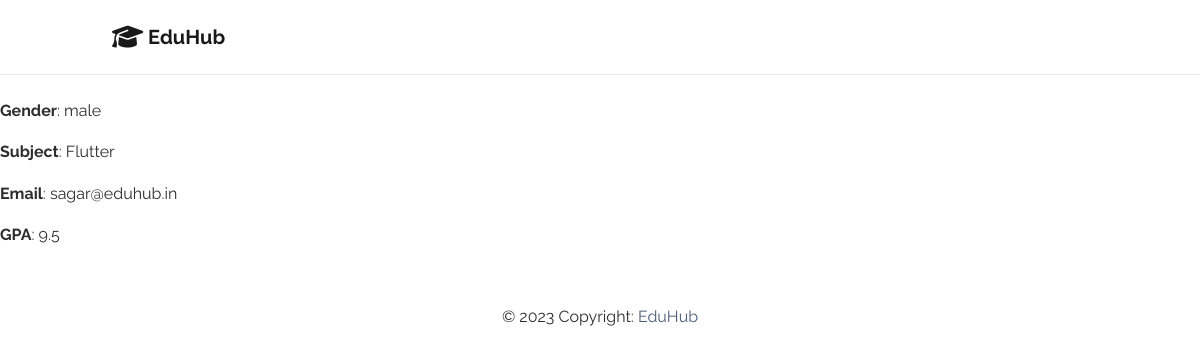
The page /5 on the database its author committed.
### students/models.py (models this page shows, shortened)
class Student(models.Model):
    usn_number = models.CharField(max_length=10, null=True)
    name = models.CharField(max_length=50, null=True)
    subject = models.CharField(max_length=80)
    email = models.EmailField(max_length=254, null=True)
    gpa = models.FloatField(max_length=10, null=True)
    gender = models.CharField(max_length=100, choices=GENDER, null=True)

### students/views.py (the view)
# urls.py: path("<int:student_id>", views.student, name="student"),
def student(request, student_id):
    student = Student.objects.get(id=student_id)
    return render(request, "students/student.html", {
        "student": student
    })

### students/templates/students/student.html
{% extends 'students/base.html' %}
{% block body %}
<h1>Student</h1>
<p class="p mg-2 "><strong>Name</strong>: {{ student.first_name }} {{ student.last_name }}</p>
<p><strong>Gender</strong>: {{ student.gender }}</p>
<p><strong>Subject</strong>: {{ student.subject }}</p>
<p><strong>Email</strong>: {{ student.email }}</p>
<p><strong>GPA</strong>: {{ student.gpa }}</p>
{% endblock %}

### rows shown on the page
Student: gender "male", subject "Flutter", email "sagar@eduhub.in", gpa "9.5"
